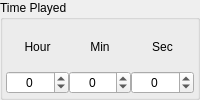
           <widget class="QGroupBox" name="groupBox_6">
            <property name="title">
             <string>Time Played</string>
            </property>
            <layout class="QHBoxLayout" name="horizontalLayout_63">
             <property name="spacing">
              <number>0</number>
             </property>
             <property name="leftMargin">
              <number>3</number>
             </property>
             <property name="topMargin">
              <number>3</number>
             </property>
             <property name="rightMargin">
              <number>3</number>
             </property>
             <property name="bottomMargin">
              <number>3</number>
             </property>
             <item>
              <layout class="QVBoxLayout" name="verticalLayout_26">
               <property name="spacing">
                <number>0</number>
               </property>
               <item>
                <widget class="QLabel" name="label_23">
                 <property name="text">
                  <string>Hour</string>
                 </property>
                 <property name="alignment">
                  <set>Qt::AlignCenter</set>
                 </property>
                 <property name="buddy">
                  <cstring>sb_time_hour</cstring>
                 </property>
                </widget>
               </item>
               <item>
                <widget class="QSpinBox" name="sb_time_hour">
                 <property name="wrapping">
                  <bool>true</bool>
                 </property>
                 <property name="alignment">
                  <set>Qt::AlignCenter</set>
                 </property>
                 <property name="maximum">
                  <number>4660</number>
                 </property>
                 <property name="value">
                  <number>0</number>
                 </property>
                </widget>
               </item>
              </layout>
             </item>
             <item>
              <layout class="QVBoxLayout" name="verticalLayout_27">
               <property name="spacing">
                <number>0</number>
               </property>
               <item>
                <widget class="QLabel" name="label_24">
                 <property name="text">
                  <string>Min</string>
                 </property>
                 <property name="alignment">
                  <set>Qt::AlignCenter</set>
                 </property>
                 <property name="buddy">
                  <cstring>sb_time_min</cstring>
                 </property>
                </widget>
               </item>
               <item>
                <widget class="QSpinBox" name="sb_time_min">
                 <property name="wrapping">
                  <bool>true</bool>
                 </property>
                 <property name="alignment">
                  <set>Qt::AlignCenter</set>
                 </property>
                 <property name="maximum">
                  <number>59</number>
                 </property>
                </widget>
               </item>
              </layout>
             </item>
             <item>
              <layout class="QVBoxLayout" name="verticalLayout_28">
               <property name="spacing">
                <number>0</number>
               </property>
               <item>
                <widget class="QLabel" name="label_12">
                 <property name="text">
                  <string>Sec</string>
                 </property>
                 <property name="alignment">
                  <set>Qt::AlignCenter</set>
                 </property>
                 <property name="buddy">
                  <cstring>sb_time_sec</cstring>
                 </property>
                </widget>
               </item>
               <item>
                <widget class="QSpinBox" name="sb_time_sec">
                 <property name="wrapping">
                  <bool>true</bool>
                 </property>
                 <property name="alignment">
                  <set>Qt::AlignCenter</set>
                 </property>
                 <property name="maximum">
                  <number>59</number>
                 </property>
                </widget>
               </item>
              </layout>
             </item>
            </layout>
           </widget>
